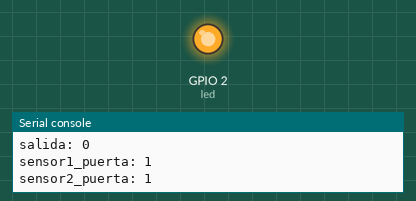
A program run on a simulated ESP32 board running MicroPython. Parts: output pins drawn as LEDs (lit = HIGH), the last lines printed to the serial console. Threads take turns every 2 ms.

Above: at 0.2 s.
At 5.5 s:
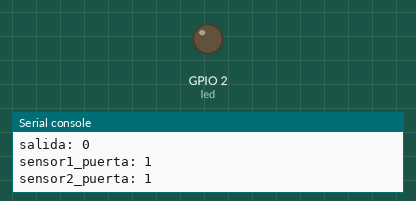
Timing chart, 0 to 8.1 s (numbered marks = the images above):
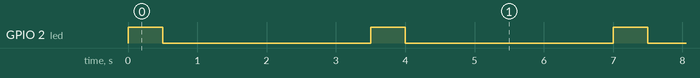

The program:

main.py
```python
import utime
import machine
import _thread

led = machine.Pin(2,machine.Pin.OUT)     ## habilita el pin 2 como salida para el led indicador

boton_sensor1_puerta= machine.Pin(22,machine.Pin.IN,machine.Pin.PULL_UP)        # entrada de señales por PULL-UP
boton_sensor2_puerta= machine.Pin(23,machine.Pin.IN,machine.Pin.PULL_UP)           # entrada de señales por PULL-UP
global sensor1_puerta
global sensor2_puerta

def blink():
    led.on()
    utime.sleep(0.5)                         # FUNCION que hace titilar el led cuando el algoritmo envia datos
    led.off()
    utime.sleep(1)

def hilo_conteo_trafico():
    salida=0
    entrada=0
    while (True):
        sensor1_puerta=int(boton_sensor1_puerta.value())                # sensa el estado del pin 2
        sensor2_puerta=int(boton_sensor2_puerta.value())                # sensa el estado del pin 4
        print("entrada: " + str(entrada))
        print("salida: " + str(salida))
        print("sensor1_puerta: " + str(sensor1_puerta))
        print("sensor2_puerta: " + str(sensor2_puerta))
        utime.sleep(1)
        print("*************************************** ")
        if (sensor1_puerta==0 and salida==0):
            entrada=1
        if (entrada==1 and sensor2_puerta==0):
            utime.sleep(1)
    #        contador_trafico=(contador_trafico)+1
            print("=>Entrando")
    #        print("personas entrando: " + contador_trafico)
            entrada=0
            salida=0
            print("---------------------------------- ")

        if (sensor2_puerta==0 and entrada==0):
            salida=1
        if (salida==1 and sensor1_puerta==0):
            utime.sleep(1)
    #        contador_trafico=(contador_trafico)-1
            print("<=Saliendo")
            entrada=0
            salida=0
            print("////////////////////////////////////////// ")
_thread.start_new_thread(hilo_conteo_trafico,())

###########################################################################################################

continuar=True
while (continuar):

    blink()                                     # hace destellar el led de la tarjeta
    utime.sleep(2)
```

Measured:
- by itself, GPIO 2 (led): alternates HIGH for 0.50 s and LOW for 3.0 s
